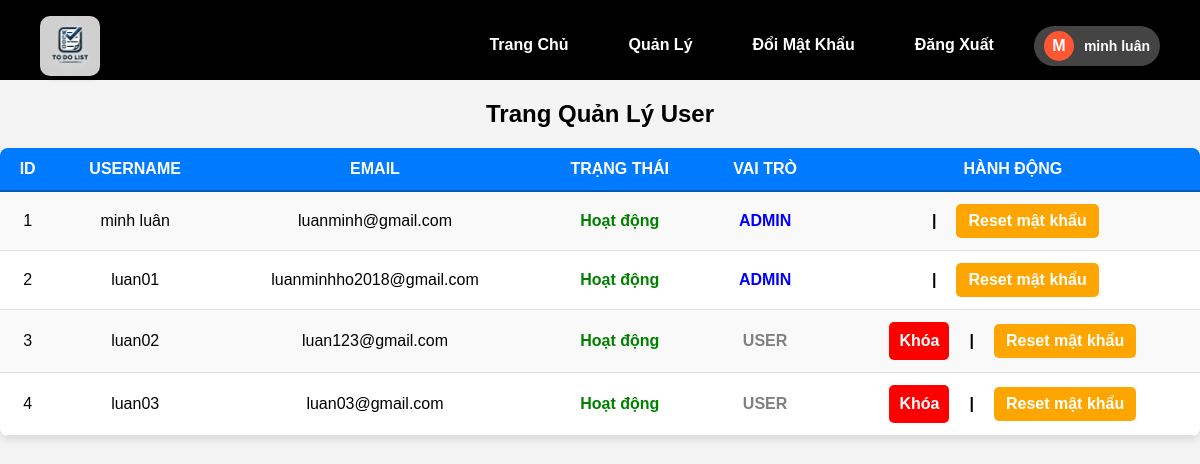
The page /admin (signed in) on the database its author committed.
### models.py (models this page shows, shortened)
class User(db.Model, UserMixin):
    id = db.Column(db.Integer, primary_key=True)
    username = db.Column(db.String(150), unique=True, nullable=False)
    email = db.Column(db.String(150), unique=True, nullable=False)
    password = db.Column(db.String(150), nullable=False)
    is_admin = db.Column(db.Boolean, default=False)
    is_blocked = db.Column(db.Boolean, default=False)

### app.py (the view)
@app.route('/admin')
@login_required
def admin():
    if not current_user.is_authenticated or not current_user.is_admin:
        flash('Bạn không có quyền truy cập!', 'danger')
        return redirect(url_for('home'))
    users = User.query.all()
    return render_template('admin.html', users=users)

### app.py (called while the page is built)
@login_manager.user_loader
def load_user(user_id):
    return User.query.get(int(user_id))

### templates/admin.html (shortened to what this page needs)
{% extends "base.html" %}
{% block content %}
    <div class="table-container">
    <h2>Trang Quản Lý User</h2>
        <table>
            <tr>
                <th>ID</th>
                <th>Username</th>
                <th>Email</th>
                <th>Trạng thái</th>
                <th>Vai trò</th>
                <th>Hành động</th>
            </tr>
            {% for user in users %}
            <tr>
                <td>{{ user.id }}</td>
                <td>{{ user.username }}</td>
                <td>{{ user.email }}</td>
                <td>
                    {% if user.is_blocked %}
                        <span style="color: red;">Bị khóa</span>
                    {% else %}
                        <span style="color: green;">Hoạt động</span>
                    {% endif %}
                </td>
                <td>
                    {% if user.is_admin %}
                        <span style="color: blue;">Admin</span>
                    {% else %}
                        <span style="color: gray;">User</span>
                    {% endif %}
                    <td class="action-buttons">
                        {% if user.is_blocked %}
                            <a href="{{ url_for('unblock_user', user_id=user.id) }}" class="btn-unblock">Mở khóa</a>
                        {% else %}
                            {% if not user.is_admin %}
                                <a href="{{ url_for('block_user', user_id=user.id) }}" class="btn-danger">Khóa</a>
                            {% endif %}
                        {% endif %}
                        <span class="separator">|</span>
                        <a href="{{ url_for('reset_password', user_id=user.id) }}" class="btn-warning">Reset mật khẩu</a>
                    </td>
            </tr>
            {% endfor %}
        </table>
    </div>
{% endblock %}

### templates/base.html (shortened to what this page needs)
<!DOCTYPE html>
<html lang="en">
<head>
    <link rel="stylesheet" type="text/css" href="{{ url_for('static', filename='style.css') }}">
    <link rel="stylesheet" href="https://cdnjs.cloudflare.com/ajax/libs/font-awesome/6.4.2/css/all.min.css">
</head>
<body>
<nav class="navbar">
    <div class="navbar-container">
        <div class="navbar-logo">
            <img src="{{ url_for('static', filename='todolist.webp') }}" alt="Logo">
        </div>
        <ul class="navbar-menu">
            <li><a href="{{ url_for('home') }}">Trang Chủ</a></li>
            {% if current_user.is_authenticated %}
                {% if current_user.is_admin %}
                    <li><a href="{{ url_for('admin') }}">Quản Lý</a></li>
                {% endif %}
                <li><a href="{{ url_for('change_password') }}">Đổi Mật Khẩu</a></li>
                <li><a href="{{ url_for('logout') }}">Đăng Xuất</a></li>
                <li class="user-profile">
                    <div class="user-avatar">
                        <span class="avatar-letter">{{ current_user.username[0]|upper }}</span>
                    </div>
                    <span class="username">{{ current_user.username }}</span>
                </li>
            {% else %}
                <li><a href="{{ url_for('register') }}">Đăng Ký</a></li>
                <li><a href="{{ url_for('login') }}" class="active">Đăng Nhập</a></li>
            {% endif %}
        </ul>
    </div>
</nav>
{% block content %}{% endblock %}
</html>

### static/style.css (style rules this page uses)
body { font-family: Arial, sans-serif; background-color: #f4f4f4; margin: 0; padding: 0; text-align: center; }
nav { background-color: black ! important ; padding: 10px 40px; height: 60px; text-align: center; }
nav a { color: white; text-decoration: none; padding: 10px 20px; display: inline-block; }
.navbar-container { display: flex; justify-content: space-between; align-items: center; }
.navbar-logo { display: flex; align-items: center; }
.navbar-logo img { width: 60px; height: 60px; margin-right: 10px; border-radius: 10px; box-shadow: 2px 2px 5px rgba(0, 0, 0, 0.2); }
.navbar-menu { list-style: none; display: flex; margin-left: auto; gap: 20px; }
.navbar-menu li { margin: 0; }
.navbar-menu a { text-decoration: none; font-weight: bold; font-size: 16px; color: white; }
.user-profile { display: flex; align-items: center; gap: 10px; padding: 5px 10px; border-radius: 20px; background-color: #444; cursor: pointer; }
.user-avatar { width: 30px; height: 30px; background-color: #ff5733; color: white; font-size: 16px; font-weight: bold; display: flex; align-items: center; justify-content: center; border-radius: 50%; }
.username { font-size: 14px; font-weight: bold; color: white; }
table { width: 100%; border-collapse: collapse; margin-top: 20px; background: white; border-radius: 8px; overflow: hidden; box-shadow: 0px 4px 8px rgba(0, 0, 0, 0.1); }
th { background-color: #007bff; color: white; padding: 12px; text-transform: uppercase; font-weight: bold; border-bottom: 2px solid #0056b3; }
td { padding: 12px; text-align: center; border-bottom: 1px solid #ddd; }
tr:nth-child(even) { background-color: #f9f9f9; }
td:nth-child(4), td:nth-child(5) { font-weight: bold; }
td:nth-child(5) { font-weight: bold; text-transform: uppercase; }
.btn-danger { background-color: red; color: white; font-weight: bold; padding: 8px 12px; text-decoration: none; border: none; border-radius: 5px; cursor: pointer; display: inline-block; transition: background 0.3s; }
.btn-warning { background-color: orange; color: white; font-weight: bold; padding: 8px 12px; border: none; border-radius: 5px; text-decoration: none; cursor: pointer; display: inline-block; transition: background 0.3s; }
.action-buttons { display: flex; justify-content: center; align-items: center; gap: 15px; white-space: nowrap; }
.separator { font-weight: bold; padding: 0 5px; }
.btn-danger { background-color: red; border: none; padding: 10px; font-weight: bold; }

### rows shown on the page
User: username "M", username "minh luân", id "1", email "luanminh@gmail.com", is_blocked "Hoạt động", is_admin "ADMIN"
User: id "2", username "luan01", email "luanminhho2018@gmail.com", is_blocked "Hoạt động", is_admin "ADMIN"
User: id "3", username "luan02", email "luan123@gmail.com", is_blocked "Hoạt động", is_admin "USER"
User: id "4", username "luan03", email "luan03@gmail.com", is_blocked "Hoạt động", is_admin "USER"
